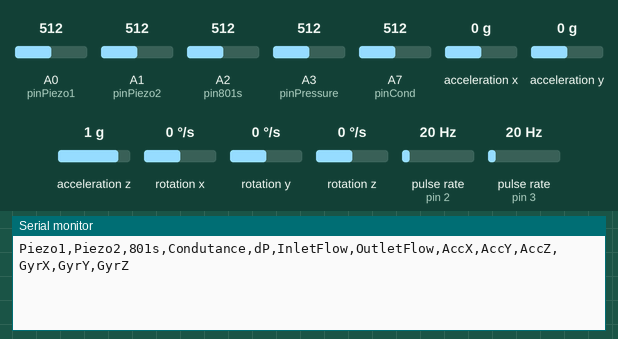
The sketch below on a simulated Arduino Nano, built with avr-gcc and run on an emulated ATmega328P. Parts: the last lines printed to the serial monitor. Wiring (inferred from the names in the program): 2 × pulse sensor: data pin 2 / data pin 3; MPU-6050 motion sensor at I2C address 0x68. Inputs (shaded band) come from the test bench; at power-on: acceleration x 0 g, pulse rate (sensors on pin 2, pin 3) 20 Hz, A0 (pinPiezo1) = 512, A1 (pinPiezo2) = 512, A3 (pinPressure) = 512, A2 (pin801s) = 512, A7 (pinCond) = 512, acceleration y 0 g, acceleration z 1 g, rotation x 0 °/s, rotation y 0 °/s, rotation z 0 °/s.

Above: at 1.2 s.
1.3 s: acceleration x set to -1.4 g
At 4.5 s:
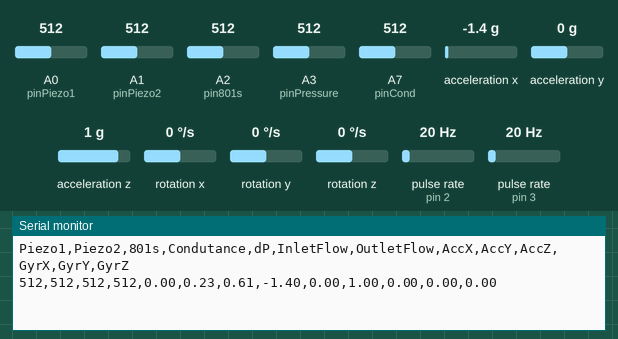
7.5 s: pulse rate (sensor on pin 2) set to 4 Hz
At 8.5 s:
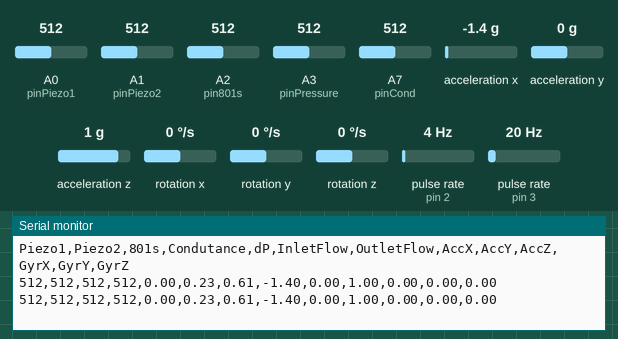
9.0 s: pulse rate (sensor on pin 3) set to 4 Hz
At 9.5 s:
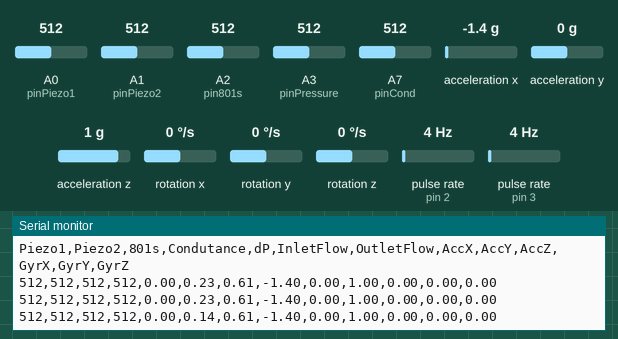
10.5 s: A0 (pinPiezo1) set to 716
12.0 s: A1 (pinPiezo2) set to 716
At 13.2 s:
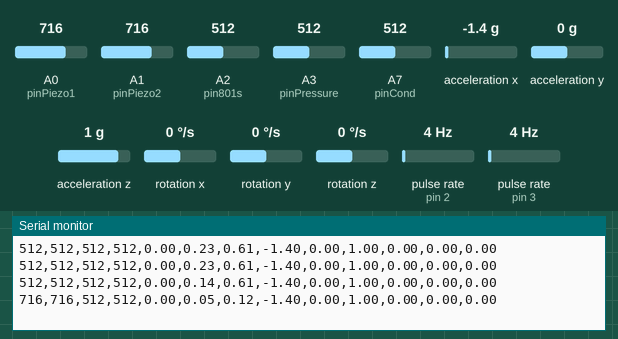
13.5 s: A3 (pinPressure) set to 716
At 15.8 s:
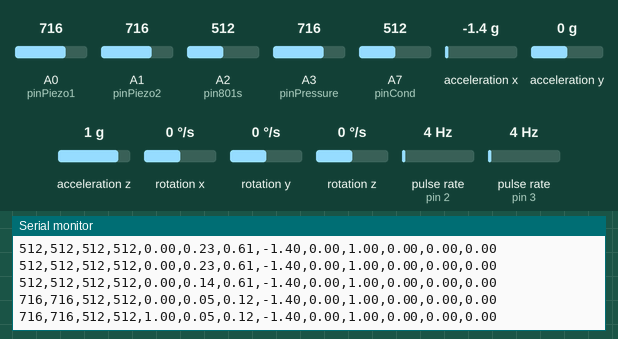
Timing chart, 0 to 16.0 s (numbered marks = the images above; inputs shaded):
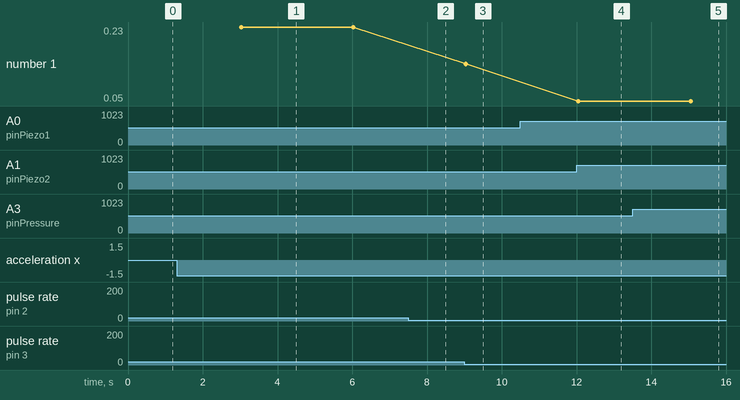

The sketch:

Sensors_Readings.ino
```cpp
// Arduino Nano
// SDA - A4; SCL - A5
// Digital Pins for Interrupt: 2;3

#include <Wire.h>

int HzPerLiterInlet = 86;
int HzPerLiterOutlet = 33;
int interval = 3000;

// Sensors' pins
const byte pinInletFlow = 2;                                        // Pin to Interrupt first flow meter (pure water) YF-s401.
const byte pinOutletFlow = 3;                                       // Pin to Interrupt second flow meter (Air-Water mixture) DWS-MH-01.
int pinPiezo1 = A0;                                                 // Piezoeletric Ceramic Vibration sensor pin.
int pinPiezo2 = A1;                                                 // Piezoeltric Vibration sensor pin.
int pin801s = A2;                                                   // 801s Vibration sensor pin.
int pinPressure = A3;                                               // Differencial Pressure sensor pin.
int pinCond = A7;                                                   // Condutance Sensor pin (embedded in DWS-MH-01).

// Pulse variables
volatile int InletPulses;                                        // Inlet flow pulses to count - volatile because it's inside ISR (Interrupt Service Routines).
volatile int OutletPulses;                                       // Outlet flow pulses to count - volatile because it's inside ISR (Interrupt Service Routines).

// Storing Variables
double valueInletFlow;                                              // Inlet water flow - L/min.
double valueOutletFlow;                                             // Outlet Air-Water flow - L/min.
float valuePressure;                                                // Differencial Pressure - kPa.
int valueCond;                                                      // Condutance value.
int valuePiezo1;                                                    // Vibration value from piezo 1.
int valuePiezo2;                                                    // Vibration value from piezo2.
int value801s;                                                      // Vibration value from 801s.

// I2C Adress for MPU-6050 sensor
const int MPU = 0x68;

// Variables for MPU
float AccX, AccY, AccZ, Temp, GyrX, GyrY, GyrZ;

void setup() {
  // Begin Serial Transmission.
  Serial.begin(9600);  //baudrate
  // Setting MPU 6050 up.
  setMPU();
  // Attaching functions to interrupt pins for flow meters
  attachInterrupt(digitalPinToInterrupt(pinInletFlow),CountInletPulses, RISING);
  attachInterrupt(digitalPinToInterrupt(pinOutletFlow),CountOutletPulses, RISING);
  // Printing headers.
  Serial.print("Piezo1");Serial.print(",");
  Serial.print("Piezo2");Serial.print(",");
  Serial.print("801s");Serial.print(",");
  Serial.print("Condutance");Serial.print(",");
  Serial.print("dP");Serial.print(",");
  Serial.print("InletFlow");Serial.print(",");
  Serial.print("OutletFlow");Serial.print(",");
  Serial.print("AccX");Serial.print(",");
  Serial.print("AccY");Serial.print(",");
  Serial.print("AccZ");Serial.print(",");
  Serial.print("GyrX");Serial.print(",");
  Serial.print("GyrY");Serial.print(",");
  Serial.println("GyrZ");
}

void loop() {
  // Dealing with interrupt
  InletPulses = 0;                                                  // Resets pulse counter for inlet flow.
  OutletPulses = 0;                                                 // Resets pulse counter for outlet flow.
  interrupts();                                                     // Enables interrupts.
  delay(interval);
  //noInterrupts();
  // Reading sensors' values.
  valuePiezo1 = analogRead(pinPiezo1);                              // Piezo 1 value.
  valuePiezo2 = analogRead(pinPiezo2);                              // Piezo 2 value.
  value801s = analogRead(pin801s);                                  // 801s value.
  valueCond = analogRead(pinCond);                                  // Condutance value.
  valuePressure = readDeltaPressure();                              // Pressure value.
  valueInletFlow = Flow(HzPerLiterInlet,InletPulses);      // Inlet flow value.
  valueOutletFlow = Flow(HzPerLiterOutlet,OutletPulses);   // Outlet flow value.
  // Reading MPU 6050 measures
  Wire.beginTransmission(MPU);
  Wire.write(0x3B);
  Wire.endTransmission(false);
  Wire.requestFrom(MPU, 14, true); // Solicita os dados ao sensor
  AccX = Wire.read() << 8 | Wire.read(); //0x3B (ACCEL_XOUT_H) & 0x3C (ACCEL_XOUT_L)
  AccY = Wire.read() << 8 | Wire.read(); //0x3D (ACCEL_YOUT_H) & 0x3E (ACCEL_YOUT_L)
  AccZ = Wire.read() << 8 | Wire.read(); //0x3F (ACCEL_ZOUT_H) & 0x40 (ACCEL_ZOUT_L)
  Temp = Wire.read() << 8 | Wire.read(); //0x41 (TEMP_OUT_H) & 0x42 (TEMP_OUT_L)
  GyrX = Wire.read() << 8 | Wire.read(); //0x43 (GYRO_XOUT_H) & 0x44 (GYRO_XOUT_L)
  GyrY = Wire.read() << 8 | Wire.read(); //0x45 (GYRO_YOUT_H) & 0x46 (GYRO_YOUT_L)
  GyrZ = Wire.read() << 8 | Wire.read(); //0x47 (GYRO_ZOUT_H) & 0x48 (GYRO_ZOUT_L)
  // Scaling factor MPU 6050
  /* Accel
      +/-2g = 16384
      +/-4g = 8192
      +/-8g = 4096
      +/-16g = 2048

      Gyro
      +/-250°/s = 131
      +/-500°/s = 65.6
      +/-1000°/s = 32.8
      +/-2000°/s = 16.4
  */
  // Accel
  AccX = AccX/16384;
  AccY = AccY/16384;
  AccZ = AccZ/16384;
  // Gyro
  GyrX = GyrX/131;
  GyrY = GyrY/131;
  GyrZ = GyrZ/131;
  // Printing values
  Serial.print(valuePiezo1);Serial.print(",");
  Serial.print(valuePiezo2);Serial.print(",");
  Serial.print(value801s);Serial.print(",");
  Serial.print(valueCond);Serial.print(",");
  Serial.print(valuePressure);Serial.print(",");
  Serial.print(valueInletFlow);Serial.print(",");
  Serial.print(valueOutletFlow);Serial.print(",");
  Serial.print(AccX);Serial.print(",");
  Serial.print(AccY);Serial.print(",");
  Serial.print(AccZ);Serial.print(",");
  Serial.print(GyrX);Serial.print(",");
  Serial.print(GyrY);Serial.print(",");
  Serial.println(GyrZ);
}

void CountInletPulses(){
  InletPulses++;
}

void CountOutletPulses(){
  OutletPulses++;
}

float readDeltaPressure(){
  float sinal = analogRead(pinPressure);
  float dP;
  if(sinal<102){
    dP = -2.0;
    }else{
      if(sinal>921){
        dP = 2.0;
        } else{
          dP = (sinal/1023-0.5)/0.2;
          }
      }
  return dP;
}

double Flow(int CalibrationFactor,volatile double pulse_counts){
  double Measure;
  Measure = pulse_counts/CalibrationFactor/interval*1000;
  return Measure;
}

void setMPU(){
  Wire.begin();
  Wire.beginTransmission(MPU);
  Wire.write(0x6B);
  Wire.write(0);
  Wire.endTransmission(true);
  // Configuring Gyro Range
  /*
    Wire.write(0b00000000); //  +/-250°/s
    Wire.write(0b00001000); //  +/-500°/s
    Wire.write(0b00010000); //  +/-1000°/s
    Wire.write(0b00011000); //  +/-2000°/s
  */
  Wire.beginTransmission(MPU);
  Wire.write(0x1B); // Gyro register
  Wire.write(0x00000000);  // Set Gyro range
  Wire.endTransmission();

  // Configuring Accel Range
  /*
      Wire.write(0b00000000); //  +/-2g
      Wire.write(0b00001000); //  +/-4g
      Wire.write(0b00010000); //  +/-8g
      Wire.write(0b00011000); //  +/-16g
  */
  Wire.beginTransmission(MPU);
  Wire.write(0x1C); // Accel register
  Wire.write(0b00000000);  // Set Accel range
  Wire.endTransmission();
}
```

Measured:
- after the input at 1.3 s, the serial monitor: prints a new line after 1.7 s (image 1)
- after the input at 12.0 s, the serial monitor: prints a new line at once (image 4)
- after the input at 13.5 s, the serial monitor: prints a new line after 1.6 s (image 5)
